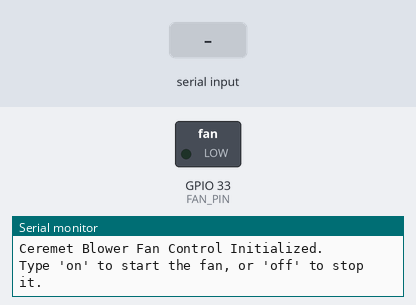
The sketch below on a simulated ESP32. Parts: switched loads named in the sketch (green lamp = pin HIGH), the last lines printed to the serial monitor. The inputs (shaded band) are chosen by the test bench.

Above: at 1.2 s.
1.3 s: "on\n" received over Serial
At 2.0 s:
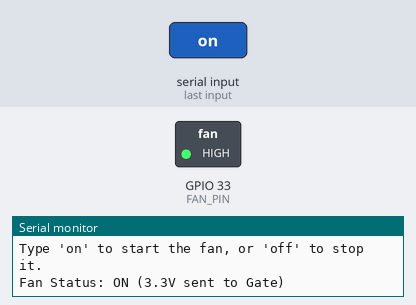
2.8 s: "off\n" received over Serial
At 3.1 s:
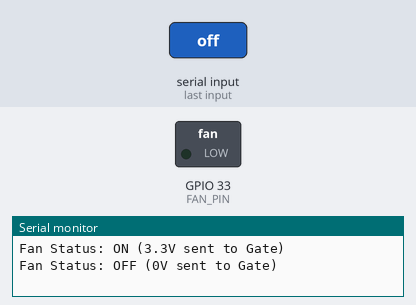
Timing chart, 0 to 5.8 s (numbered marks = the images above; inputs shaded):
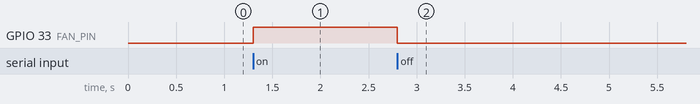

Measured:
- after the input at 1.3 s, GPIO 33 (FAN_PIN): LOW → HIGH at once
- after the input at 2.8 s, GPIO 33 (FAN_PIN): HIGH → LOW at once

The sketch:

fan_code.ino
```cpp
// Define the ESP32 pin connected to the MOSFET Gate (via the 100-ohm resistor)
const int FAN_PIN = 33;

void setup() {
  // Start the Serial communication at 115200 baud rate
  Serial.begin(115200);

  // Set the MOSFET pin as an OUTPUT
  pinMode(FAN_PIN, OUTPUT);

  // Ensure the fan is explicitly turned OFF when the ESP32 boots up
  digitalWrite(FAN_PIN, LOW);

  Serial.println("Ceremet Blower Fan Control Initialized.");
  Serial.println("Type 'on' to start the fan, or 'off' to stop it.");
}

void loop() {
  // Check if any data has been typed into the Serial Monitor
  if (Serial.available() > 0) {

    // Read the input until the user presses Enter
    String input = Serial.readStringUntil('\n');

    // Remove any hidden whitespace, carriage returns (\r), or newline (\n) characters
    input.trim();

    // Check what the user typed (equalsIgnoreCase makes it ignore capital/lowercase letters)
    if (input.equalsIgnoreCase("on")) {
      digitalWrite(FAN_PIN, HIGH); // Send 3.3V to the MOSFET Gate
      Serial.println("Fan Status: ON (3.3V sent to Gate)");
    }
    else if (input.equalsIgnoreCase("off")) {
      digitalWrite(FAN_PIN, LOW); // Send 0V to the MOSFET Gate
      Serial.println("Fan Status: OFF (0V sent to Gate)");
    }
    else {
      // Catch any typos
      Serial.println("Invalid command. Please type exactly 'on' or 'off'.");
    }
  }
}
```
